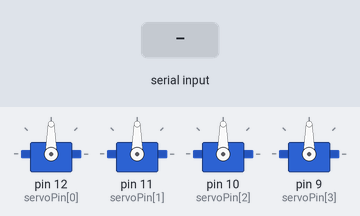
Simulated run of this sketch. Board: Arduino Uno, built with avr-gcc and run on an emulated ATmega328P. On the bench: 4 × servo. The inputs (shaded band) are chosen by the test bench.

Above: at 1.2 s.
1.3 s: byte 1 (1) received over Serial
At 2.5 s:
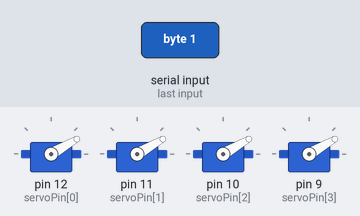
2.8 s: byte 2 (2) received over Serial
At 3.7 s:
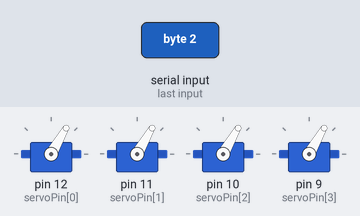
4.3 s: byte 4 (4) received over Serial
At 4.9 s:
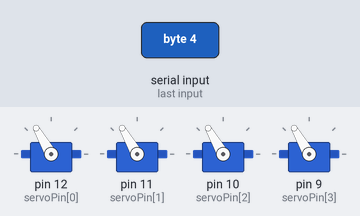
Timing chart, 0 to 7.3 s (numbered marks = the images above; inputs shaded):
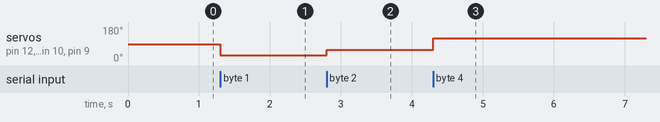

The sketch:

Group19_ArduinotoProcessing.ino
```cpp
/*
  Arduino - 4 Servo Robot Arm Test

  Receives serial commands (1, 2, 3, 4)
  from Processing and moves the servos.

  For use with Processing / Wekinator.
*/

#include <Servo.h>

// Number of servos
const int Num_servo = 4;

// Create four Servo objects
Servo myservo[Num_servo];

// Pins connected to the servo signal wires
int servoPin[Num_servo] = {12, 11, 10, 9};

// Position of each servo
int pos[Num_servo] = {90, 90, 90, 90};

// Incoming command from Processing
int servoCode = -1;


void setup() {

  // Start serial communication with Processing
  Serial.begin(9600);

  // Attach each Servo object to its Arduino pin
  for (int i = 0; i < Num_servo; i++) {

    myservo[i].attach(servoPin[i]);

    // Start each servo at 90 degrees
    myservo[i].write(pos[i]);
  }
}


void loop() {

  // Is Processing sending us something?
  if (Serial.available() > 0) {

    // Read one byte from Processing
    servoCode = Serial.read();

    // Choose a robot-arm position
    switch (servoCode) {

      case 1:
        pos[0] = 30;
        pos[1] = 30;
        pos[2] = 30;
        pos[3] = 30;
        break;

      case 2:
        pos[0] = 60;
        pos[1] = 60;
        pos[2] = 60;
        pos[3] = 60;
        break;

      case 3:
        pos[0] = 90;
        pos[1] = 90;
        pos[2] = 90;
        pos[3] = 90;
        break;

      case 4:
        pos[0] = 120;
        pos[1] = 120;
        pos[2] = 120;
        pos[3] = 120;
        break;

      default:
        // Do nothing if an unexpected command arrives
        break;
    }

    // Send the new positions to all four servos
    for (int i = 0; i < Num_servo; i++) {
      myservo[i].write(pos[i]);
    }

    delay(10);
  }
}
```

Measured:
- after the input at 1.3 s, servo on pin 12 (servoPin[0]), servo on pin 11 (servoPin[1]), servo on pin 10 (servoPin[2]), servo on pin 9 (servoPin[3]): 90° → 30° at once
- after the input at 2.8 s, servo on pin 12 (servoPin[0]), servo on pin 11 (servoPin[1]), servo on pin 10 (servoPin[2]), servo on pin 9 (servoPin[3]): 30° → 60° at once
- after the input at 4.3 s, servo on pin 12 (servoPin[0]), servo on pin 11 (servoPin[1]), servo on pin 10 (servoPin[2]), servo on pin 9 (servoPin[3]): 60° → 120° at once
